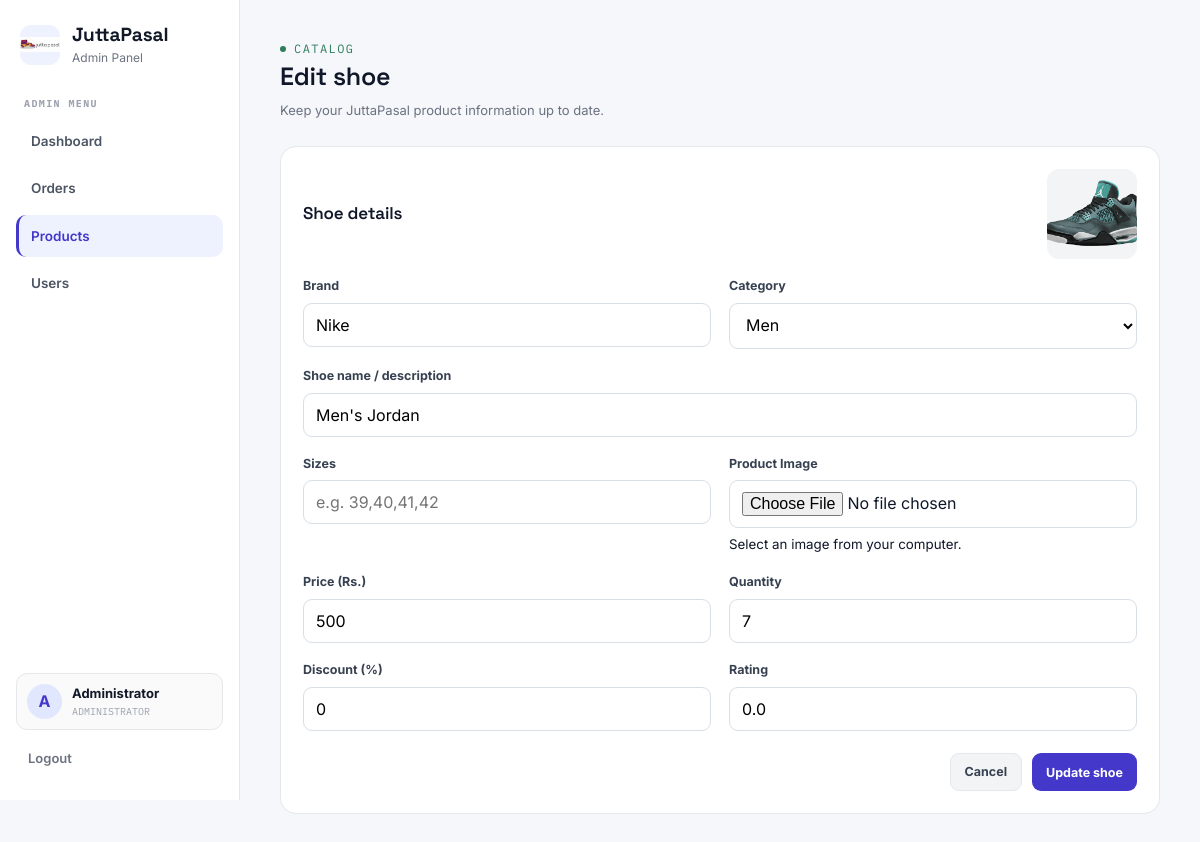
The page /admin/product_form.php?id=2 on the database its author committed.
### tables this page shows
CREATE TABLE product (
    Product_id INT(11) NOT NULL AUTO_INCREMENT,
    Brand VARCHAR(255) NOT NULL,
    Category VARCHAR(50) NOT NULL DEFAULT 'Men',
    Description VARCHAR(255) DEFAULT NULL,
    Sizes VARCHAR(255) DEFAULT NULL,
    Price INT(11) NOT NULL,
    Quantity INT(11) NOT NULL,
    Discount INT(11) NOT NULL DEFAULT 0,
    Rating DECIMAL(2,1) NOT NULL DEFAULT 0.0,
    Image_url VARCHAR(255) NOT NULL,

    PRIMARY KEY (Product_id)
);

### admin/connection.php (called while the page is built, shortened)
<?php
function h($value) { return htmlspecialchars((string)$value, ENT_QUOTES, 'UTF-8'); }

### admin/product_form.php (the view, shortened to what this page needs)
<?php
require_once 'connection.php';
$id     = (int) ($_GET['id'] ?? 0);
$isEdit = $id > 0;
$p = [
    'Brand'       => '',
    'Category'    => 'Men',
    'Description' => '',
    'Sizes'       => '',
    'Price'       => '',
    'Quantity'    => '',
    'Discount'    => 0,
    'Rating'      => 0,
    'Image_url'   => ''
];
if ($isEdit) {
    $st = mysqli_prepare(
        $con,
        "SELECT * FROM product WHERE Product_id = ?"
    );
    mysqli_stmt_bind_param(
        $st,
        'i',
        $id
    );
    mysqli_stmt_execute($st);
    $r = mysqli_stmt_get_result($st);
    $found = mysqli_fetch_assoc($r);
    $p = $found;
}
?>
<!doctype html>
<html lang="en">
<head>
    <link
        rel="stylesheet"
        href="style.css"
    >
</head>
<body>
    <?php include 'admin_sidebar.php'; ?>
    <main class="admin-main">
        <div class="admin-topbar">
            <div>
                <div class="eyebrow">
                    <span class="dot"></span>
                    CATALOG
                </div>
                <h1>
                    <?= $isEdit
                        ? 'Edit shoe'
                        : 'Add new shoe'
                    ?>
                </h1>
                <p>
                    Keep your JuttaPasal product information
                    up to date.
                </p>
            </div>
        </div>
        <div class="jp-panel">
            <div class="jp-panel-head">
                <h2>
                    Shoe details
                </h2>
                <?php if (
                    $isEdit &&
                    !empty($p['Image_url'])
                ): ?>
                    <img
                        class="product-image-preview"
                        src="../<?= h($p['Image_url']) ?>"
                        alt="Preview"
                    >
                <?php endif; ?>
            </div>
            <form
                method="post"
                enctype="multipart/form-data"
            >
                <div class="jp-form-grid">
                    <div class="jp-form-group">
                        <label>
                            Brand
                        </label>
                        <input
                            type="text"
                            name="Brand"
                            value="<?= h($p['Brand']) ?>"
                            required
                        >
                    </div>
                    <div class="jp-form-group">
                        <label>
                            Category
                        </label>
                        <select name="Category">
                            <option
                                value="Men"
                                <?= $p['Category'] === 'Men'
                                    ? 'selected'
                                    : '' ?>
                            >
                                Men
                            </option>
                        </select>
                    </div>
                    <div class="jp-form-group full">
                        <label>
                            Shoe name / description
                        </label>
                        <input
                            type="text"
                            name="Description"
                            value="<?= h($p['Description']) ?>"
                            required
                        >
                    </div>
                    <div class="jp-form-group">
                        <label>
                            Sizes
                        </label>
                        <input
                            type="text"
                            name="Sizes"
                            placeholder="e.g. 39,40,41,42"
                            value="<?= h($p['Sizes']) ?>"
                        >
                    </div>
                    <div class="jp-form-group">
                        <label>
                            Product Image
                        </label>
                        <input
                            type="file"
                            name="Image_file"
                            accept="image/*"
                            <?= !$isEdit
                                ? 'required'
                                : '' ?>
                        >
                        <small>
                            Select an image from your computer.
                        </small>
                    </div>
                    <div class="jp-form-group">
                        <label>
                            Price (Rs.)
                        </label>
                        <input
                            type="number"
                            min="0"
                            name="Price"
                            value="<?= h($p['Price']) ?>"
                            required
                        >
                    </div>
                    <div class="jp-form-group">
                        <label>
                            Quantity
                        </label>
                        <input
                            type="number"
                            min="0"
                            name="Quantity"
                            value="<?= h($p['Quantity']) ?>"
                            required
                        >
                    </div>
                    <div class="jp-form-group">
                        <label>
                            Discount (%)
                        </label>
                        <input
                            type="number"
                            min="0"
                            max="100"
                            name="Discount"
                            value="<?= h($p['Discount']) ?>"
                        >
                    </div>
                    <div class="jp-form-group">
                        <label>
                            Rating
                        </label>
                        <input
                            type="number"
                            min="0"
                            max="5"
                            step="0.1"
                            name="Rating"
                            value="<?= h($p['Rating']) ?>"
                        >
                    </div>
                </div>
                <div class="jp-form-actions">
                    <a
                        class="btn-jp secondary"
                        href="products.php"
                    >
                        Cancel
                    </a>
                    <button
                        class="btn-jp"
                        type="submit"
                    >
                        <?= $isEdit
                            ? 'Update shoe'
                            : 'Save shoe'
                        ?>
                    </button>
                </div>
            </form>
        </div>
    </main>
</body>
</html>

### admin/style.css (style rules this page uses)
:root { --bg:#F1F3F5; --bg-alt:#E7EAEE; --panel:#FFFFFF; --ink:#0F1729; --ink-soft:#5B6579; --line:#D8DEE6; --line-soft:#E4E8ED; --green:#2E7D5B; --green-soft:#E4F0EA; --amber:#E8873A; --amber-soft:#FCEADB; --cyan:#2FA8B3; --cyan-soft:#E1F2F3; --red:#C0392B; --red-soft:#FBE7E4; --blue:#2A5FBD; --blue-soft:#E7EEFB; --dark:#10131A; --dark-panel:#171B24; --dark-line:#2A2F3A; --radius:14px; --font-display:'Space Grotesk',sans-serif; --font-body:'Inter',sans-serif; --font-mono:'IBM Plex Mono',monospace; --shadow-md:0 8px 24px rgba(15,23,41,.08); --shadow-lg:0 20px 50px rgba(15,23,41,.14); }
* { box-sizing:border-box;margin:0;padding:0; }
body { background:var(--bg);color:var(--ink);font-family:var(--font-body);line-height:1.5;-webkit-font-smoothing:antialiased; }
a { color:inherit;text-decoration:none; }
img,svg { display:block;max-width:100%; }
button,input,select,textarea { font-family:inherit;font-size:inherit; }
h1,h2,h3,h4 { font-family:var(--font-display);letter-spacing:-.01em;font-weight:600; }
.eyebrow { font-family:var(--font-mono);font-size:12px;letter-spacing:.12em;text-transform:uppercase;color:var(--green);display:inline-flex;align-items:center;gap:8px; }
.eyebrow .dot { width:6px;height:6px;border-radius:50%;background:var(--green);animation:blink 1.6s infinite; }
main { margin-left:230px; }
:root { --deal:#FF5C35; --deal-soft:#FFE7DF; --blue-strong:#1D5FE0; }
:root { --jp-blue:#4338ca;--jp-blue-soft:#eef2ff;--jp-sidebar:#fff;--jp-border:#e5e7eb; }
body { background:#f5f7fb; }
.admin-main { margin-left:240px;min-height:100vh;padding:34px 40px }
.admin-topbar { display:flex;align-items:flex-end;justify-content:space-between;gap:16px;margin-bottom:26px }
.admin-topbar h1 { font-size:25px;margin:0 }
.admin-topbar p { color:#6b7280;font-size:13px;margin:5px 0 0 }
.jp-panel { background:#fff;border:1px solid #e5e7eb;border-radius:16px;padding:22px;margin-bottom:20px }
.jp-panel-head { display:flex;justify-content:space-between;align-items:center;gap:10px;margin-bottom:18px }
.jp-panel-head h2 { font-size:17px;margin:0 }
.jp-form-grid { display:grid;grid-template-columns:1fr 1fr;gap:18px }
.jp-form-group { display:flex;flex-direction:column;gap:7px }
.jp-form-group.full { grid-column:1/-1 }
.jp-form-group label { font-size:12.5px;font-weight:700;color:#374151 }
.jp-form-group input,.jp-form-group select,.jp-form-group textarea { width:100%;padding:11px 12px;border:1px solid #d8dee6;border-radius:9px;background:#fff;box-sizing:border-box }
.jp-form-actions { display:flex;justify-content:flex-end;gap:10px;margin-top:22px }
.product-image-preview { width:90px;height:90px;border-radius:12px;object-fit:cover;background:#f3f4f6 }
.btn-jp { display:inline-flex;align-items:center;justify-content:center;gap:7px;padding:9px 14px;border:0;border-radius:9px;background:#4338ca;color:#fff;font-weight:700;font-size:12.5px;cursor:pointer;text-decoration:none }
.btn-jp.secondary { background:#f3f4f6;color:#374151;border:1px solid #e5e7eb }

### rows shown on the page
product: Image_url (picture), Brand "Nike", Category "Men", Description "Men's Jordan", Price "500", Quantity "7", Discount "0", Rating "0.0"

### other values the page prints
substr($adminName,0,1) "A"
$adminName "Administrator"
